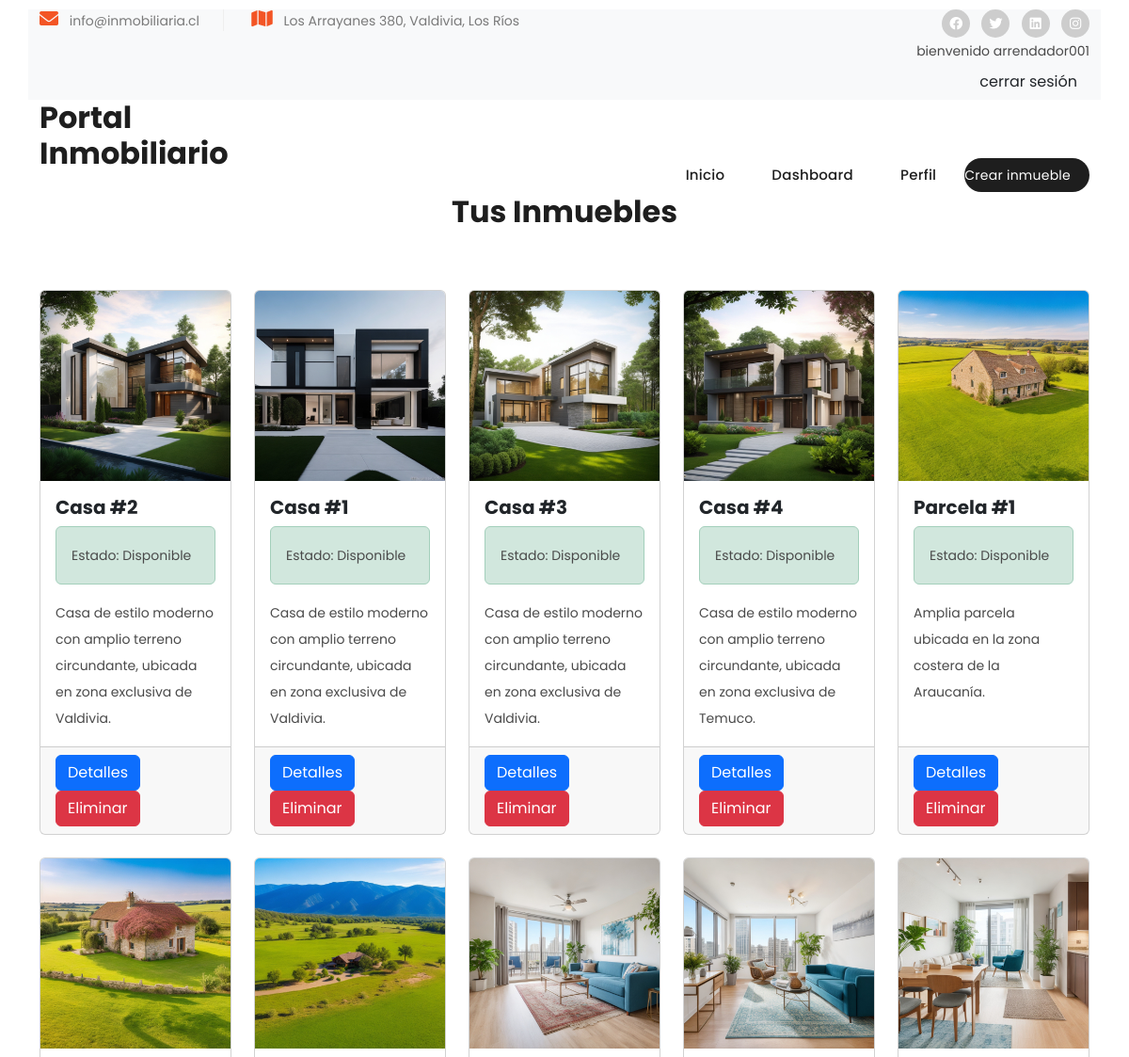
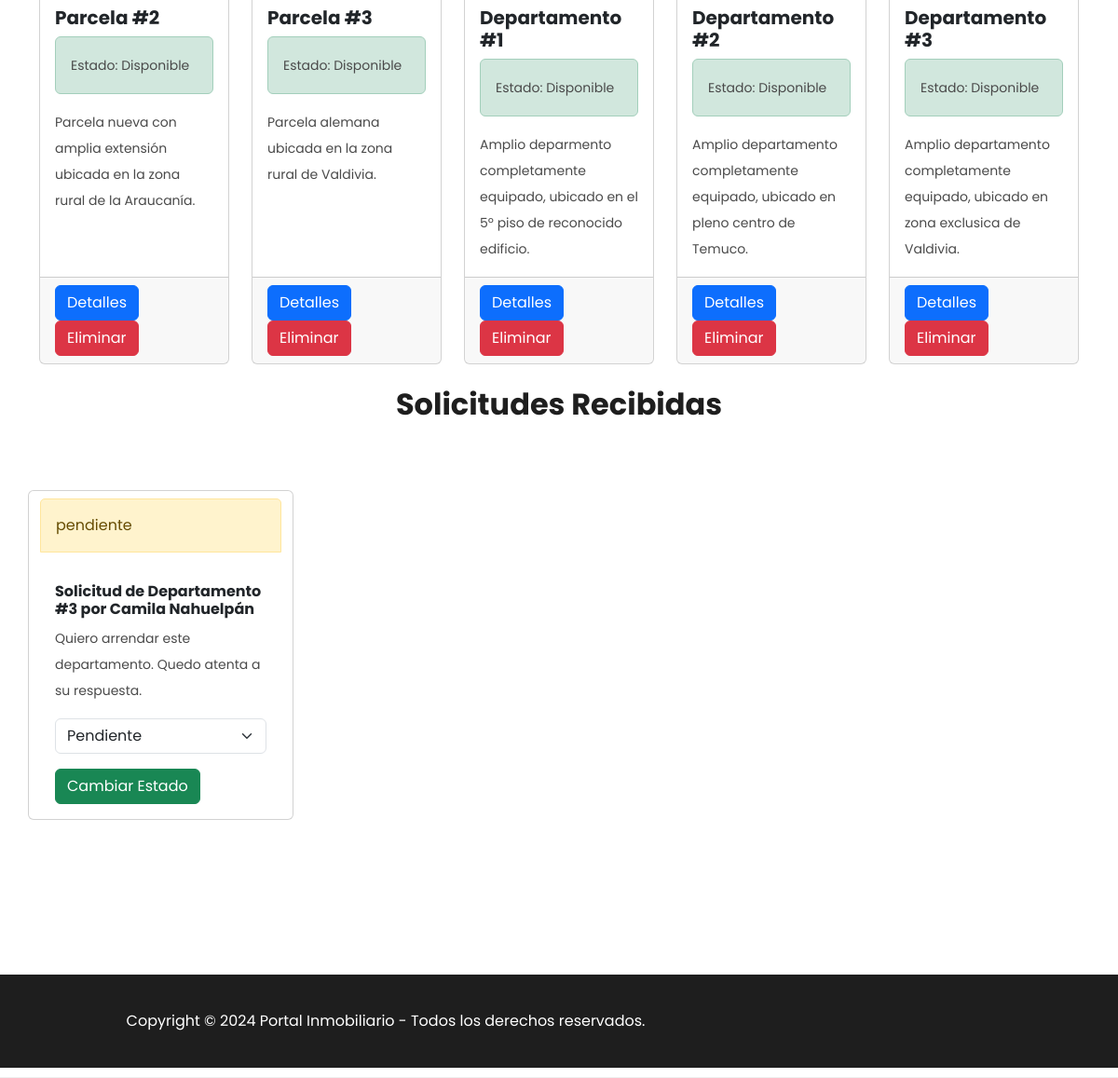
Page /dashboard/ (signed in) on the committed database (2 pictures, top to bottom).
### web/models.py (models this page shows, shortened)
class Usuario(AbstractUser):
    TIPO_USUARIO_CHOICES = [
        ('arrendatario', 'Arrendatario'),
        ('arrendador', 'Arrendador'),
    ]
    nombres = models.CharField(max_length=50)
    apellidos = models.CharField(max_length=50)
    rut = models.CharField(max_length=10, unique=True)
    direccion = models.CharField(max_length=100)
    telefono = models.CharField(max_length=13)
    tipo_usuario = models.CharField(max_length=20, choices=TIPO_USUARIO_CHOICES)
    correo_electronico = models.EmailField(unique=True, default='correo@correo.cl')

class Inmueble(models.Model):
    TIPO_INMUEBLE_CHOISES = [
        ('casa','Casa'),
        ('departamento','Departamento'),
        ('parcela','Parcela'),
    ]
    nombre=models.CharField(max_length=50)
    direccion=models.CharField(max_length=50)
    descripcion=models.CharField(max_length=250)
    imagen = models.ImageField(upload_to='',null=True, blank=True)
    precio = models.DecimalField(max_digits=10, decimal_places=0)
    comuna = models.ForeignKey(Comuna, related_name='inmuebles', on_delete=models.CASCADE)
    disponible=models.BooleanField(default=True)
    m2_construidos = models.DecimalField(max_digits=10, decimal_places=2)
    m2_terreno = models.DecimalField(max_digits=10, decimal_places=2)
    cantidad_estacionamientos = models.PositiveIntegerField()
    cantidad_habitaciones = models.PositiveIntegerField()
    cantidad_banos = models.PositiveIntegerField()
    tipo_de_inmueble=models.CharField(max_length=12, choices=TIPO_INMUEBLE_CHOISES)
    propietario = models.ForeignKey(Usuario, on_delete=models.CASCADE)

class SolicitudArriendo(models.Model):
    TIPO_ESTADO_CHOISES = [
        ('pendiente','Pendiente'),
        ('aceptado','Aceptado'),
        ('rechazado','Rechazado'),
    ]
    arrendatario = models.ForeignKey(Usuario, on_delete=models.CASCADE)
    inmueble = models.ForeignKey(Inmueble, on_delete=models.CASCADE)
    mensaje = models.TextField(blank=True)
    estado =models.CharField( max_length=10, choices=TIPO_ESTADO_CHOISES, default='pendiente')
    def __str__(self):
        return f"Solicitud de {self.inmueble.nombre} por {self.arrendatario.nombres} {self.arrendatario.apellidos}"

### web/views.py (the view)
# urls.py: path('dashboard/', dashboard, name='dashboard'),
@login_required
def dashboard(request):
    if request.user.tipo_usuario == 'arrendatario':
        solicitudes = SolicitudArriendo.objects.filter(arrendatario=request.user)
        regiones = Region.objects.all()
        comunas = Comuna.objects.all()
        region_id = request.GET.get('region')
        comuna_id = request.GET.get('comuna')
        inmuebles = Inmueble.objects.filter(disponible=True)
        if region_id and region_id != '0':
            inmuebles = inmuebles.filter(comuna__region_id=region_id)
        if comuna_id:
            inmuebles = inmuebles.filter(comuna=comuna_id)
        return render(request, 'dashboard_arrendatario.html', {'solicitudes': solicitudes, 'regiones': regiones, 'comunas': comunas, 'inmuebles': inmuebles})
    elif request.user.tipo_usuario == 'arrendador':
        solicitudes_recibidas = SolicitudArriendo.objects.filter(inmueble__propietario=request.user, estado='pendiente')
        inmuebles = Inmueble.objects.filter(propietario=request.user)
        return render(request, 'dashboard_arrendador.html', {'solicitudes_recibidas': solicitudes_recibidas, 'inmuebles': inmuebles})

### web/templates/dashboard_arrendador.html (shortened to what this page needs)
{% extends "base.html" %}
{% block content %}
  {% if user.tipo_usuario == 'arrendador' %}
  <div class="text-center mb-3">
    <h2>Tus Inmuebles</h2>
  </div>
  <section class="container mx-auto pt-5">
    <div class="row row-cols-1 row-cols-md-3 row-cols-lg-5 g-4">
      {% for inm in inmuebles %}
        <div class="col">
          <div class="card h-100">
              <img class="card-img-top" src="/media/{{inm.imagen}}" alt="Card image cap">
            <div class="card-body">
              <h5 class="card-title">{{ inm.nombre }}</h5>
              <div class="alert {% if inm.disponible %}alert-success{% else %}alert-danger{% endif %}">
                <p>Estado: {% if inm.disponible %}Disponible{% else %}No disponible{% endif %}</p>
              </div>
              <p class="card-text text-justify">
                  {% if inm.descripcion|length > 100 %}
                      {{ inm.descripcion|slice:":100" }}... <a href="">descripcion</a>
                  {% else %}
                      {{ inm.descripcion}}
                  {% endif %}
              </p>
          </div>
            <div class="card-footer">
              <a class="btn btn-primary" href="{% url 'detalle' inm.id %}">Detalles</a>
              <a class="btn btn-danger" href="{% url 'eliminar_inmueble' inm.id %}" onclick="return confirm('¿Seguro que quieres eliminar este inmueble?');">Eliminar</a>
            </div>
          </div>
        </div>
      {% endfor %}
    </div>
  </section>
  <div class="text-center my-4">
     <h2>Solicitudes Recibidas</h2>
  </div>
  <section class="container mx-auto pt-5">
      <div class="row row-cols-1 row-cols-md-3 row-cols-lg-4 g-4">
          {% for solicitud in solicitudes_recibidas %}
          <div class="card text-bg-tertiary mb-3" style="max-width: 18rem;">
                  <div class="card-header alert alert-warning mt-2">{{solicitud.estado}}</div>
                  <div class="card-body">
                      <h6 class="card-title">{{ solicitud }}</h6>
                      <p class="mb-3">{{solicitud.mensaje}}</p>
                      {% if solicitud.estado != 'aceptado' %}
                          <form method="post" action="{% url 'cambiar_estado_solicitud' solicitud.id %}">
                              <select class="form-select" name="nuevo_estado">
                                  <option value="pendiente">Pendiente</option>
                              </select>
                              <button class="btn btn-success mt-3" type="submit">Cambiar Estado</button>
                          </form>
                      {% endif %}
                  </div>
              </div>
          {% endfor %}
      </div>
  </section>
  {% endif %}
{% endblock %}

### web/templates/includes/header.html (shortened to what this page needs)
{% load static %}
  <div class="sub-header">
    <div class="container bg-light">
      <div class="row">
        <div class="col-lg-6 col-md-6">
        <ul class="info">
        <li><i class="fa fa-envelope"></i> info@inmobiliaria.cl</li>
        <li><i class="fa fa-map"></i> Los Arrayanes 380, Valdivia, Los Ríos</li>
        </ul>
      </div>
      <div class="col-lg-6 col-md-6">
        <ul class="social-links">
          <li><a href="#"><i class="fab fa-facebook"></i></a></li>
          <li><a href="https://x.com/minthu" target="_blank"><i class="fab fa-twitter"></i></a></li>
          <li><a href="#"><i class="fab fa-linkedin"></i></a></li>
          <li><a href="#"><i class="fab fa-instagram"></i></a></li>
            {% if user.is_authenticated %}
            <p>bienvenido {{ user.username }}</p>
            <form action="{% url 'logout' %}" method="post">
              <button data-mdb-ripple-init type="submit" class="btn btn-outline">
                cerrar sesión
              </button>
            </form>
            {% else %}
            <a class="nav-link" href="{% url 'login' %}">Iniciar sesión</a>
            <a class="nav-link" href="{% url 'registro_usuario' %}">Registro</a>
            {% endif %}
        </ul>
      </div>
    </div>
  </div>
<header class="header-area header-sticky">
  <div class="container">
    <div class="row">
      <div class="col-12">
        <nav class="main-nav">
          <a href="{% url 'home' %}" class="logo">
            <h2>Portal Inmobiliario</h2>
          </a>
          <ul class="nav">
            <li><a class="nav-link d-inline" href="{% url 'home' %}">Inicio</a></li>
            {% if user.is_authenticated %}
            <li><a class="nav-link d-inline" href="{% url 'dashboard' %}">Dashboard</a></li>
            <li><a class="nav-link d-inline" href="{% url 'actualizar_usuario' %}">Perfil</a></li>
            {% endif %}
            {% if user.is_authenticated and user.tipo_usuario == 'arrendador' %}
              <li><a class="nav-link d-inline" href="{% url 'alta_inmueble' %}">Crear inmueble</a></li>
            {% endif %}
          </ul>
        </nav>
      </div>
    </div>
  </div>
</header>

### web/templates/static/assets/css/templatemo-villa-agency.css (style rules this page uses)
html, body, div, span, applet, object, iframe, h1, h2, h3, h4, h5, h6, p, blockquote, div pre, a, abbr, acronym, address, big, cite, code, del, dfn, em, font, img, ins, kbd, q, s, samp, small, strike, strong, sub, sup, tt, var, b, u, i, center, dl, dt, dd, ol, ul, li, figure, header, nav, section, article, aside, footer, figcaption { margin: 0; padding: 0; border: 0; outline: 0; }
ul, li { padding: 0; margin: 0; list-style: none; }
header, nav, section, article, aside, footer, hgroup { display: block; }
* { box-sizing: border-box; }
html, body { font-family: 'Poppins', sans-serif; -ms-text-size-adjust: 100%; -webkit-font-smoothing: antialiased; -moz-osx-font-smoothing: grayscale; }
a { text-decoration: none !important; }
h1, h2, h3, h4, h5, h6 { color: #1e1e1e; margin-top: 0px; margin-bottom: 0px; font-weight: 700; }
ul { margin-bottom: 0px; }
p { font-size: 14px; line-height: 28px; color: #4a4a4a; }
img { width: 100%; overflow: hidden; }
html, body { font-family: 'Poppins', sans-serif; }
.sub-header { background-color: #fff; padding: 10px 0px; border-bottom: 1px solid #eee; }
.sub-header ul li { display: inline-block; }
.sub-header ul.social-links { text-align: right; }
.sub-header ul.social-links li { margin-left: 8px; }
.sub-header ul.social-links li a { display: inline-block; width: 30px; height: 30px; background-color: #cdcdcd; border-radius: 50%; text-align: center; line-height: 30px; color: #fff; font-size: 14px; transition: all .3s; }
.sub-header ul.info li { font-size: 14px; color: #7a7a7a; border-right: 1px solid #eee; margin-right: 25px; padding-right: 25px; }
.sub-header ul.info li:last-child { margin-right: 0px; padding-right: 0px; border-right: none; }
.sub-header ul.info li i { font-size: 20px; color: #f35525; margin-right: 8px; }
.header-area { position: relative; background-color: #fff; height: 100px; z-index: 100; -webkit-transition: all .5s ease 0s; -moz-transition: all .5s ease 0s; -o-transition: all .5s ease 0s; transition: all .5s ease 0s; }
.header-area .main-nav { background: transparent; display: flex; }
.header-area .main-nav .logo { -webkit-transition: all 0.3s ease 0s; -moz-transition: all 0.3s ease 0s; -o-transition: all 0.3s ease 0s; transition: all 0.3s ease 0s; display: inline-block; }
.header-area .main-nav ul.nav { flex-basis: 100%; margin-top: 30px; justify-content: right; -webkit-transition: all 0.3s ease 0s; -moz-transition: all 0.3s ease 0s; -o-transition: all 0.3s ease 0s; transition: all 0.3s ease 0s; position: relative; z-index: 999; }
.header-area .main-nav .nav li:last-child { padding-right: 0px; }
.header-area .main-nav .nav li { padding-left: 10px; padding-right: 10px; height: 100px; line-height: 100px; }
.header-area .main-nav .nav li a { display: block; padding-left: 20px; padding-right: 20px; font-weight: 500; font-size: 15px; height: 40px; line-height: 40px; text-transform: capitalize; color: #1e1e1e; -webkit-transition: all 0.4s ease 0s; -moz-transition: all 0.4s ease 0s; -o-transition: all 0.4s ease 0s; transition: all 0.4s ease 0s; border: transparent; letter-spacing: .25px; }
.header-area .main-nav .nav li:last-child a { background-color: #1e1e1e; color: #fff; font-size: 14px; font-weight: 400; text-transform: none; border-radius: 20px; padding-left: 0px; }
@media (max-width: 1200px) { .header-area .main-nav .nav li { padding-left: 5px; padding-right: 5px; } }
body { overflow-x: hidden; }

### rows in the picture
Usuario: username "arrendador001"
Inmueble: imagen (picture), nombre "Casa #2", disponible "Disponible", descripcion "Casa de estilo moderno con amplio terreno circundante, ubicada en zona exclusiva de Valdivia."
Inmueble: imagen (picture), nombre "Casa #1", disponible "Disponible", descripcion "Casa de estilo moderno con amplio terreno circundante, ubicada en zona exclusiva de Valdivia."
Inmueble: imagen (picture), nombre "Casa #3", disponible "Disponible", descripcion "Casa de estilo moderno con amplio terreno circundante, ubicada en zona exclusiva de Valdivia."
Inmueble: imagen (picture), nombre "Casa #4", disponible "Disponible", descripcion "Casa de estilo moderno con amplio terreno circundante, ubicada en zona exclusiva de Temuco."
Inmueble: imagen (picture), nombre "Parcela #1", disponible "Disponible", descripcion "Amplia parcela ubicada en la zona costera de la Araucanía."
Inmueble: imagen (picture), nombre "Parcela #2", disponible "Disponible", descripcion "Parcela nueva con amplia extensión ubicada en la zona rural de la Araucanía."
Inmueble: imagen (picture), nombre "Parcela #3", disponible "Disponible", descripcion "Parcela alemana ubicada en la zona rural de Valdivia."
Inmueble: imagen (picture), nombre "Departamento #1", disponible "Disponible", descripcion "Amplio deparmento completamente equipado, ubicado en el 5º piso de reconocido edificio."
Inmueble: imagen (picture), nombre "Departamento #2", disponible "Disponible", descripcion "Amplio departamento completamente equipado, ubicado en pleno centro de Temuco."
Inmueble: imagen (picture), nombre "Departamento #3", disponible "Disponible", descripcion "Amplio departamento completamente equipado, ubicado en zona exclusica de Valdivia."
SolicitudArriendo: estado "pendiente", inmueble+arrendatario "Solicitud de Departamento #3 por Camila Nahuelpán", mensaje "Quiero arrendar este departamento. Quedo atenta a su respuesta."
